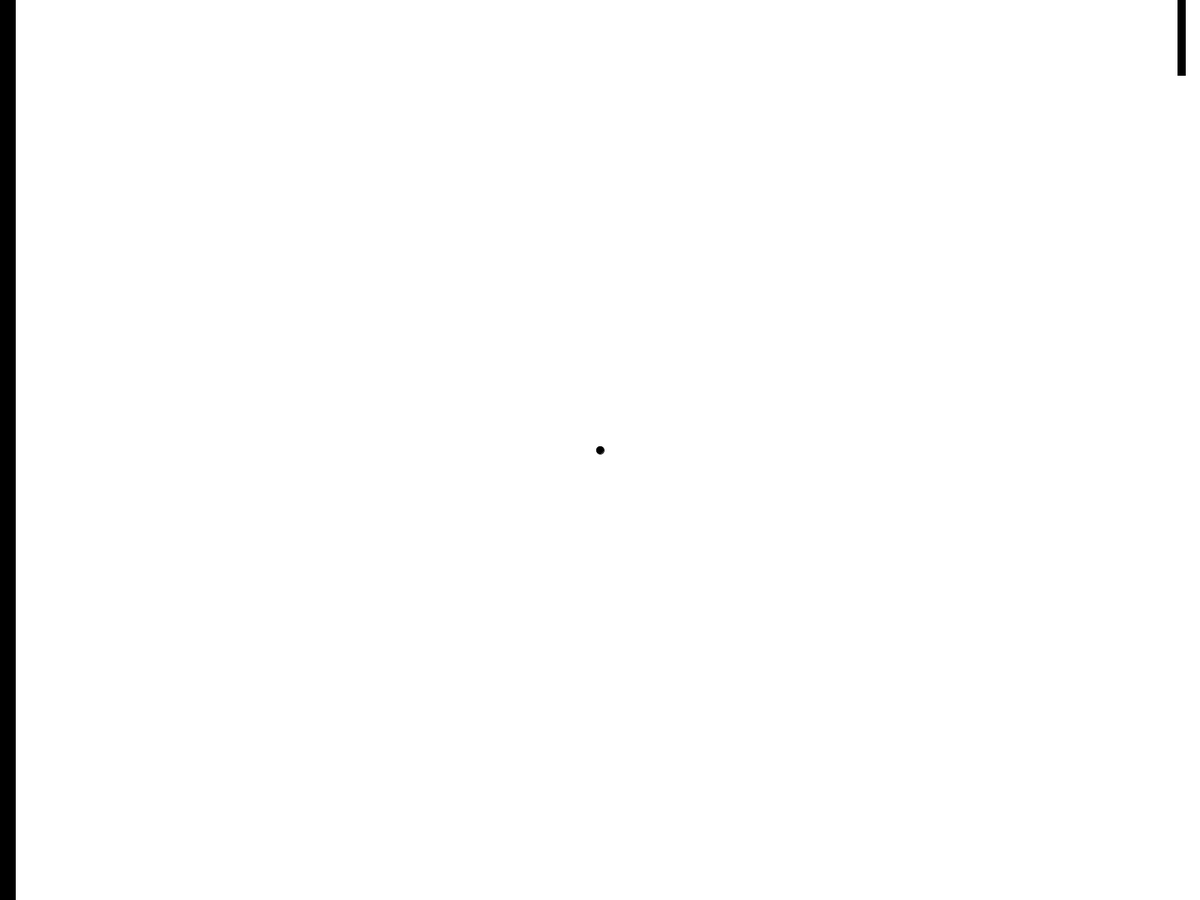
Frame 1 (no input)
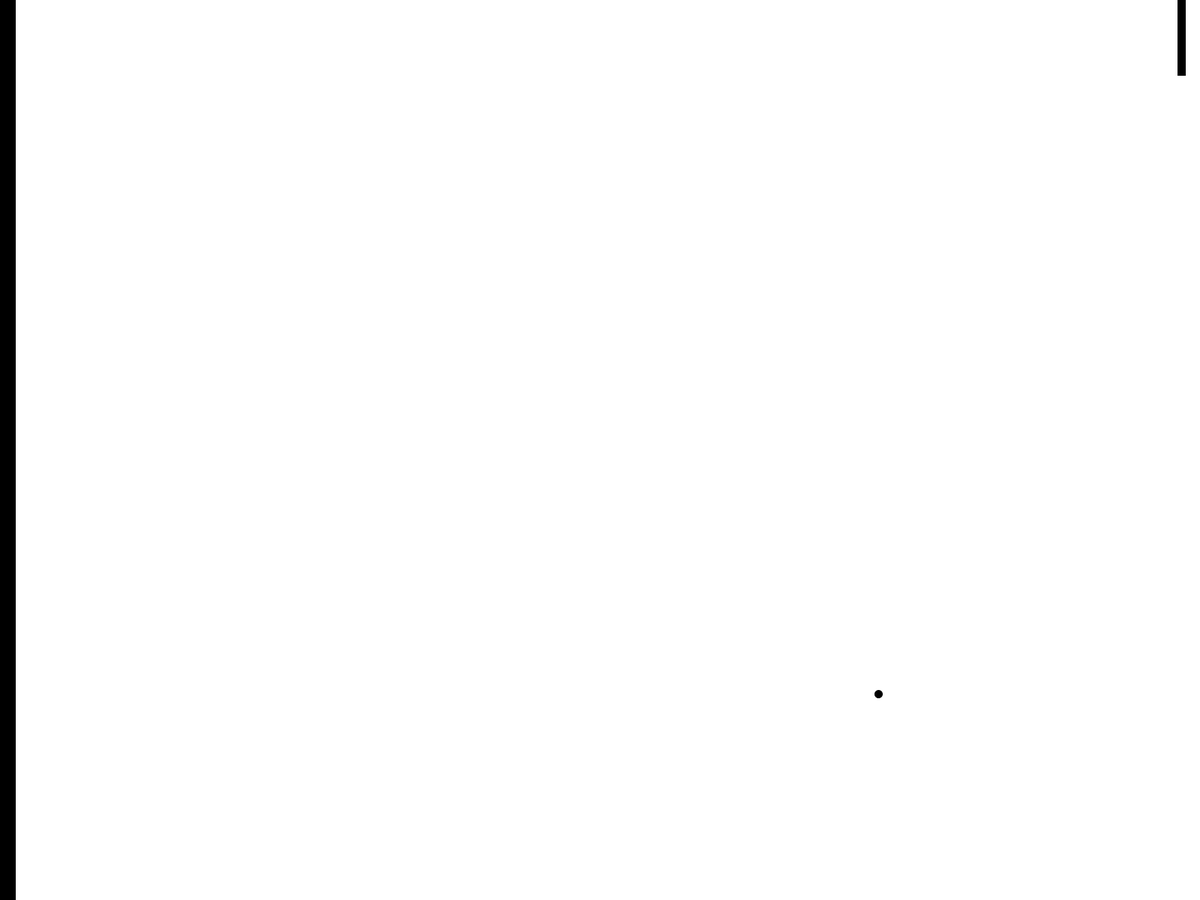
Frame 60 (the mouse pressed at the canvas centre just before this capture)
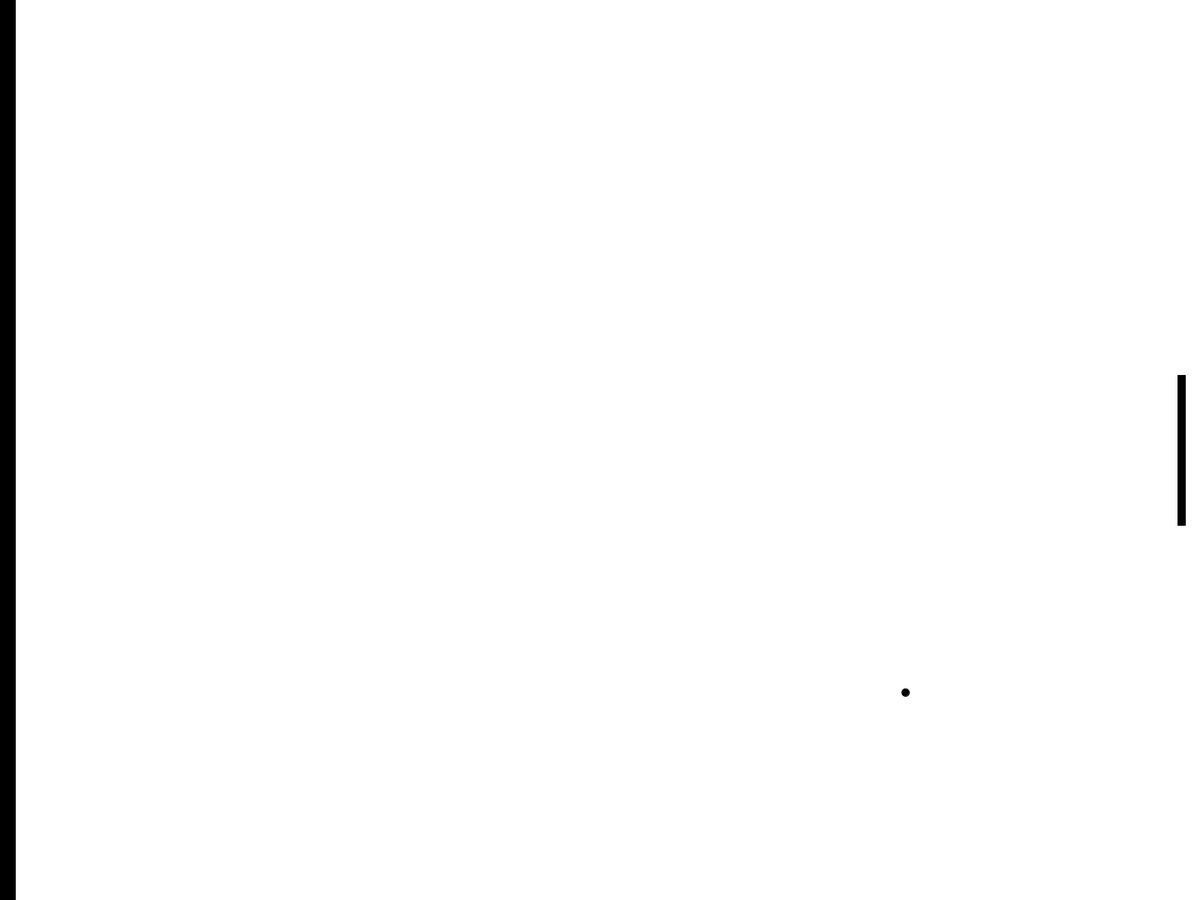
Frame 120 (the mouse held since frame 60 and released just before this capture)

The Processing sketch that drew these frames (run headless with seeded random() and noise(); from frame 60 on, the mouse is pressed at the canvas centre):

// Processing sketch: PingPong
// ── PingPong.pde
float x, y, speedX, speedY;
float r = 10;
float h = 200;

void setup()
{
  fullScreen();
  reset();
}

void draw() 
{ 
  background(255);
  
  fill(0);
  ellipse(x, y, r, r);
  rect(0, 0, 20, height);
  rect(width - 30, mouseY - h / 2, 10, h);

  x += speedX;
  y += speedY;

  if (x > width - 30 && x < width - 20 && y > mouseY - h / 2 && y < mouseY + h / 2)
  {
    speedX = -speedX;
  } 
  if (x < 25) 
  {
    speedX *= -1.2;
    speedY *= 1.2;
    x += speedX;
  }
  if (y > height || y < 0) 
  {
    speedY = -speedY;
  }
}

void reset()
{
  x = width/2;
  y = height/2;
  speedX = random(5, 7);
  speedY = random(5, 7);
}

void mousePressed() {
  reset();
}
